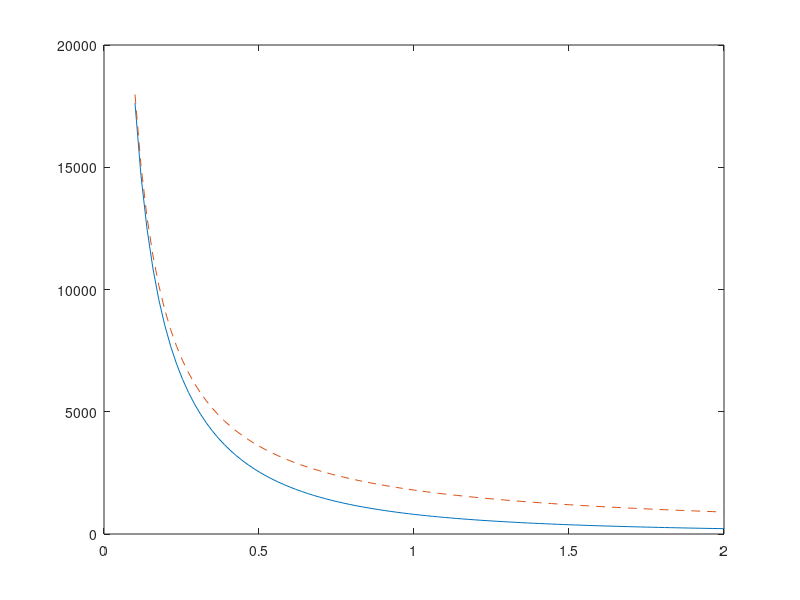

Reproduce this figure in MATLAB.
clc; clear; close all;
L_cm = input('Enter the Length of the line in cm: ');
L = L_cm * 10^-2;
Q_prime = input('Enter the density of charge in nC/m: ');

Q = Q_prime * 10^-9;
% Set up Constant
eps0 = 8.854e-12;
k = 1 / (4 * pi * eps0);

D_vector = linspace(L*0.1, 2*L, 100);
E_vector_finite = zeros(1, length(D_vector));
E_vector_infinite = zeros(1, length(D_vector));
k_vector = zeros(1, length(D_vector));
% Electric Field with Infinite Length

for i = 1:length(D_vector)
    theta1 = atan(-L/2 / D_vector(i));
    theta2 = atan(L/2 / D_vector(i));

    Ex = ((k*Q) / D_vector(i)) * (sin(theta2) - sin(theta1));
    Einfinite = Q / (2 * pi * eps0 * D_vector(i));
    E_vector_finite(i) = Ex;
    E_vector_infinite(i) = Einfinite;
    k_vector(i) = D_vector(i) / L;
end

error = (abs(E_vector_finite - E_vector_infinite) ./ E_vector_infinite) * 100;
figure;
title('Comparison of E-Fields Due to Finite and Infinite Lines of Charge')
xlabel('E [V/m]')
ylabel('k = D/L')

plot(k_vector, E_vector_finite, 'LineStyle', '-');
hold on;
plot(k_vector,E_vector_infinite, 'LineStyle', '--');

idx = find(error < 10)
fprintf('The max distance D is: %.3f m\n', D_vector(idx(end)))
